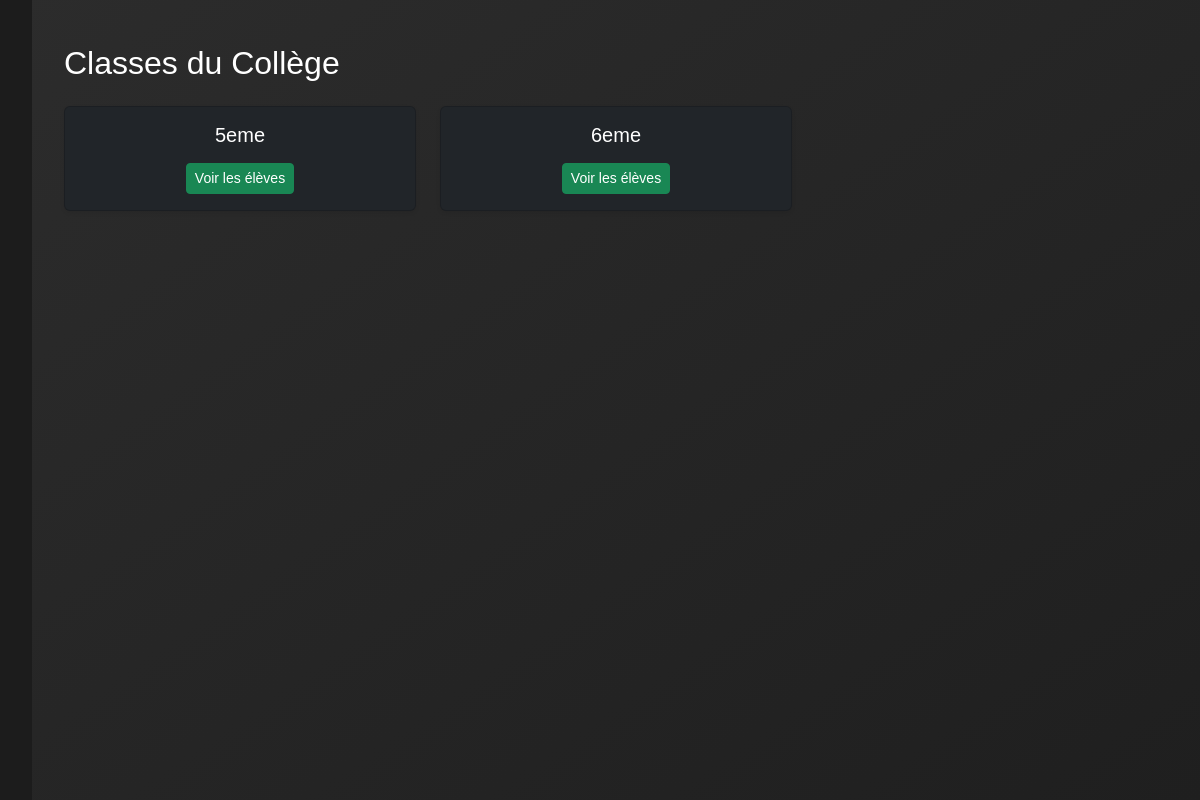
/college/ (signed in), run on an earlier commit of the app's database.
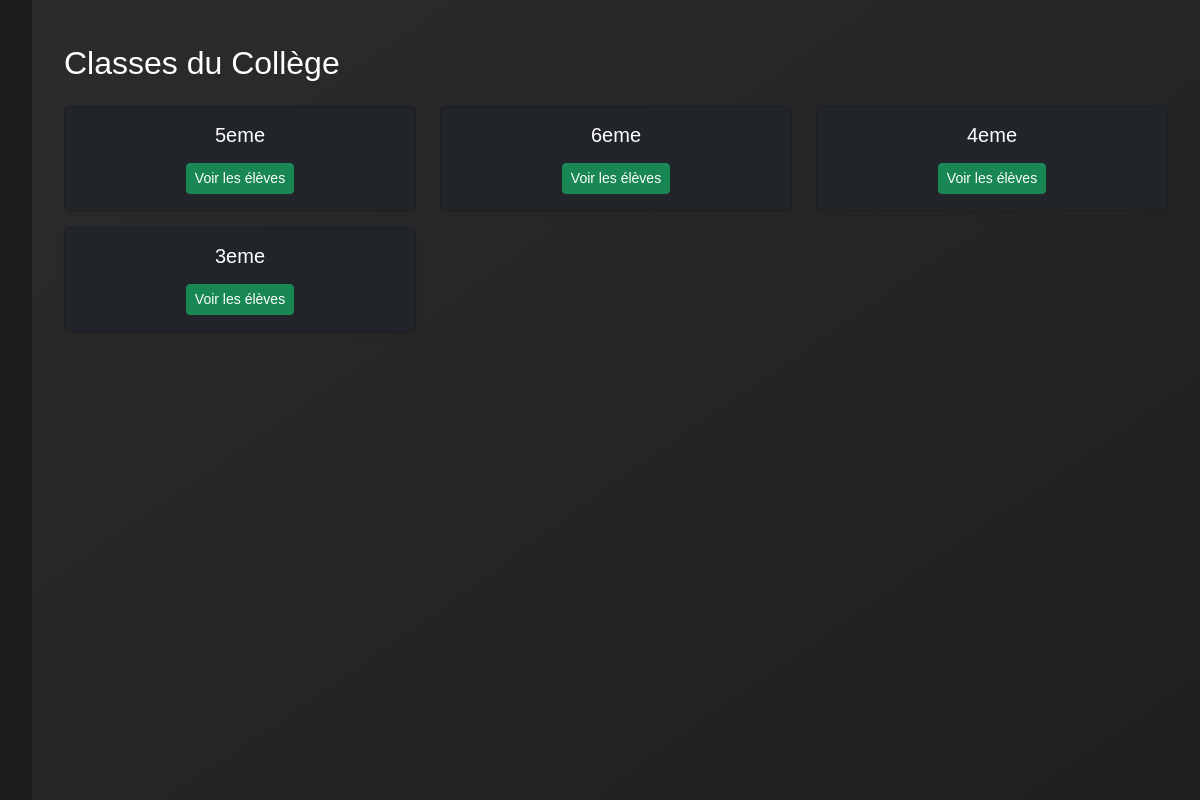
And on a later commit of the database.
### core/models.py (models this page shows, shortened)
class Classe(models.Model):
    NIVEAUX = (
        ('college', 'Collège'),
        ('lycee', 'Lycée'),
    )
    nom = models.CharField(max_length=50)
    niveau = models.CharField(max_length=10, choices=NIVEAUX)

### core/views.py (the view)
# urls.py: path('college/', views.page_college, name='college'),
@login_required(login_url='login')
def page_college(request):
    classes = Classe.objects.filter(niveau='college')
    return render(request, 'core/classes_college.html', {'classes': classes})

### core/templates/core/classes_college.html (shortened to what this page needs)
{% extends 'core/base.html' %}
{% block content %}
<div class="container-fluid mt-4">
    <h2 class="text-white mb-4">Classes du Collège</h2>
    <div class="row">
        {% for classe in classes %}
        <div class="col-md-4 mb-3">
            <div class="card bg-dark text-white shadow-sm">
                <div class="card-body text-center">
                    <h5 class="card-title">{{ classe.nom }}</h5>
                    <a href="{% url 'liste_eleves' classe.id %}" class="btn btn-success btn-sm mt-2">Voir les élèves</a>
                </div>
            </div>
        </div>
        {% empty %}
        <div class="col-12">
            <p class="text-center text-white">Aucune classe enregistrée</p>
        </div>
        {% endfor %}
    </div>
</div>
{% endblock %}

What changed in the data, as far as the page shows it:
added Classe: nom "4eme"
added Classe: nom "3eme"
